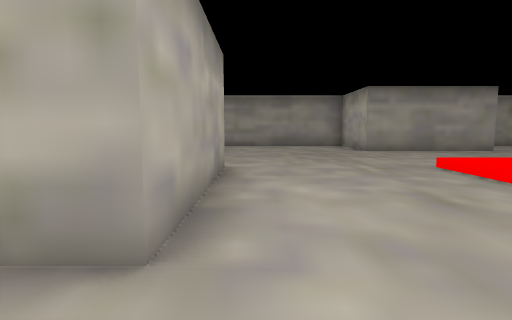
[1] (above)

19 first-person views from a walk through a Unity game level. The camera is 1.5 m above the floor, tilts 6° down and sees 80° across. Doors are open. The floor is counted in squares, 2 m on a side. Each view is taken from the middle of a square. On the plan, view 1 faces up. The plan holds only what a view shows up to about 10 squares ahead; the rest is blank. The place goes on beyond the plan. The player is left out.

[2]
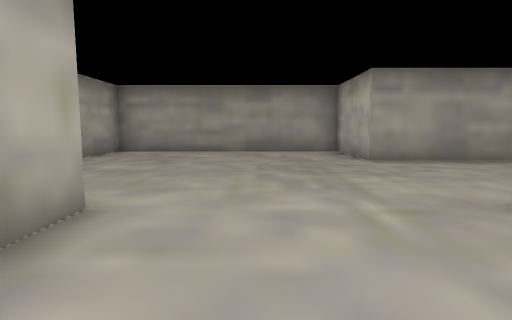

[3]
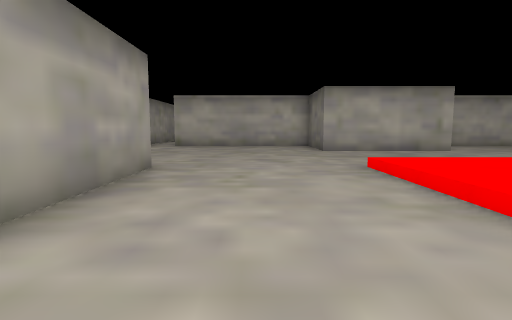

[4]
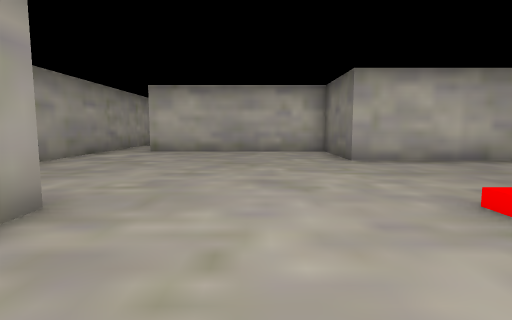

[5]
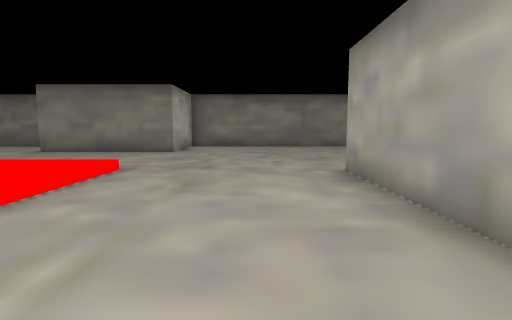

[6]
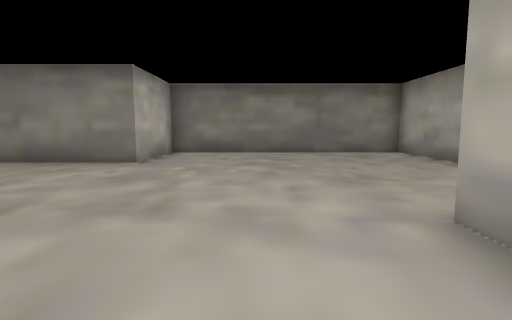

[7]
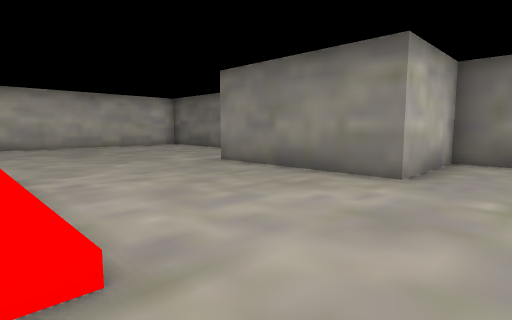

[8]
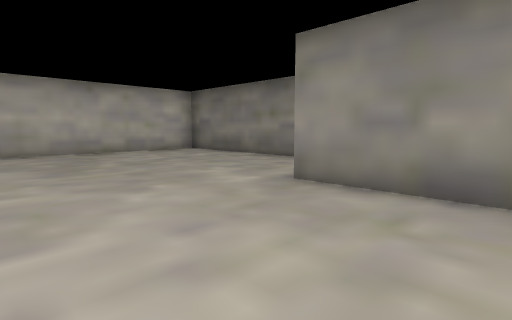

[9]
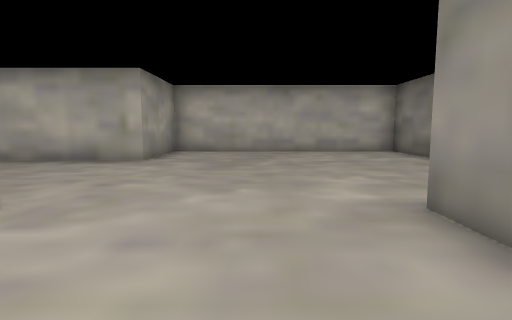

[10]
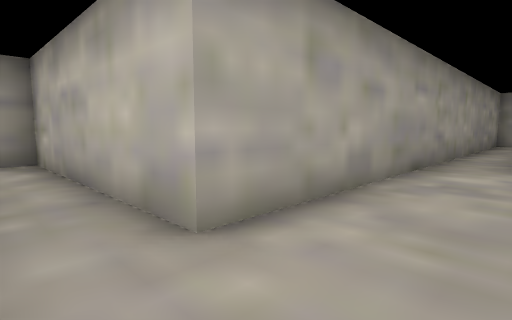

[11]
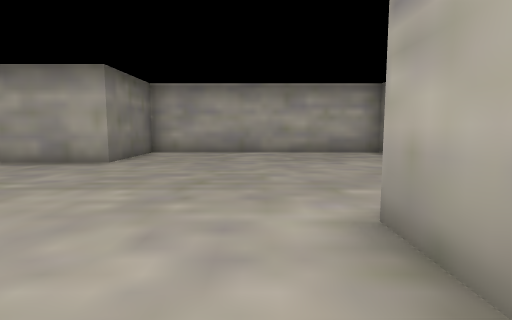

[12]
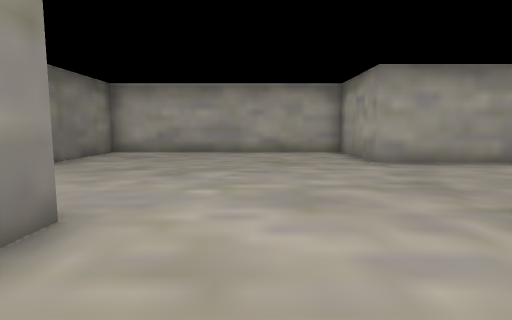

[13]
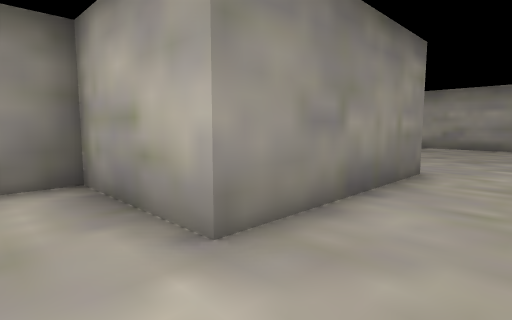

[14]
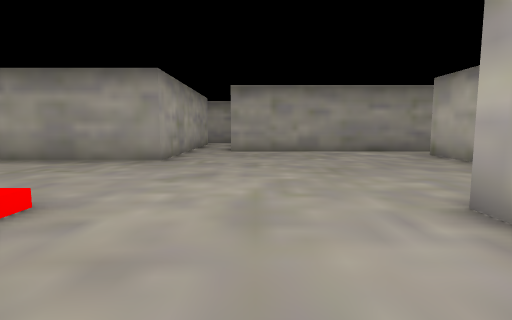

[15]
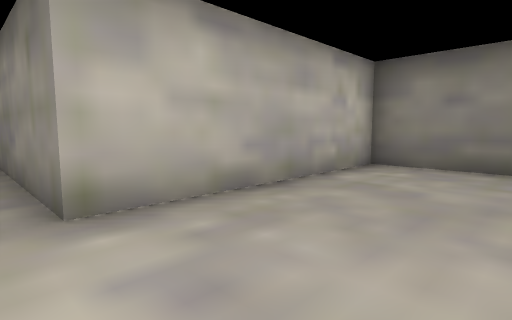

[16]
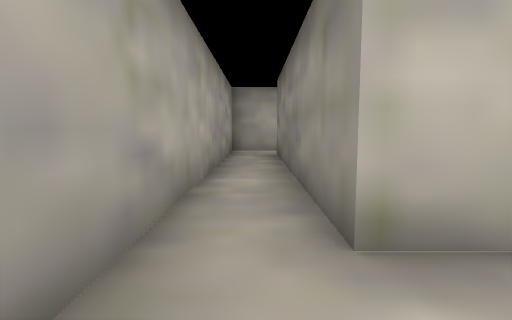

[17]
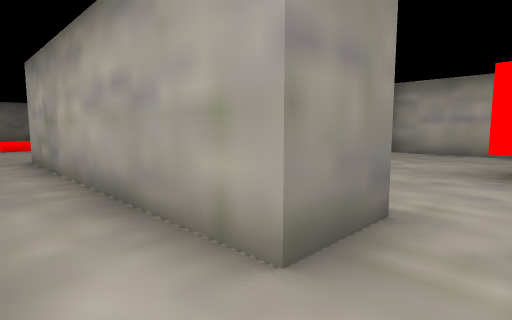

[18]
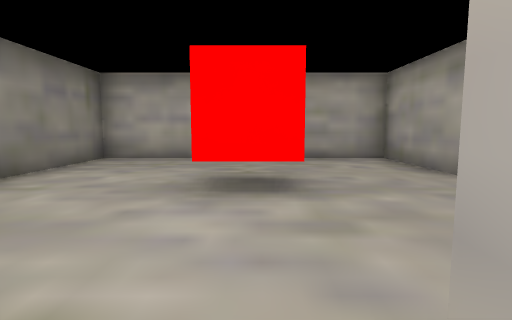

[19]
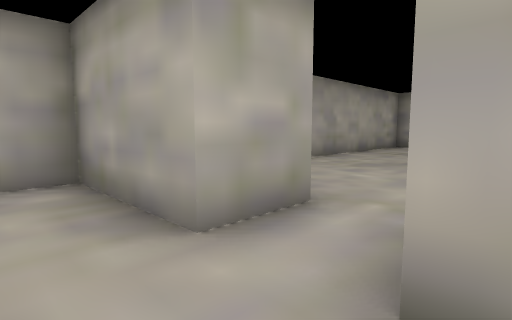

### Floor plan
Key: @ floor where view 1 was taken; # wall or solid block; . main floor; : floor 0.25 m higher than the main floor; / step, stairs or slope; D open door; O other object.
Columns run from 4 left of view 1 to 21 right of it. Each row starts with its distance up from view 1.
 30    #..
 29    #..
 28    #..
 27    #...
 26     ...
 25     ...
 24      ...
 23       ..
 22    ####.#
 21    #.....
 20    #......
 19    #.......####
 18    #...O......#
 17    #.......#..#
 16    #...... #..#
 15    #.....  #..#
 14    ####    #..#
 13 #########  #..#####D######
 12 #.......#  #.......D......
 11 #.......#  #.......#######
 10 #.......####.......#
  9 #..................#
  8 #..................#
  7 #..................#
  6 #......./////......#
  5 ####....::::/...####
  4    #....::::/...#
  3    #....::  /...#
  2 ####....::::/...####
  1 #..................#
  0 #...@..............#
 -1 #..................#
 -2 #..................#
 -3 #.......####.......#
 -4 #.......#  #.......#
 -5 #.......#  #.......#
 -6 #########  #########

Positions as (right, up) in squares from view 1, and headings:
1: (0, 0), facing up
2: (1, 3), facing up
3: (2, 8), facing right
4: (5, 8), facing right
5: (1, 7), facing down
6: (1, 4), facing down
7: (2, 2), facing down-right
8: (5, 1), facing down-right
9: (5, -1), facing right
10: (8, 11), facing up-right
11: (6, 9), facing left
12: (6, -1), facing left
13: (9, -1), facing down-left
14: (10, 3), facing up
15: (12, 12), facing down-right
16: (13, 12), facing right
17: (9, 18), facing down-left
18: (7, 18), facing left
19: (4, 20), facing up-left
